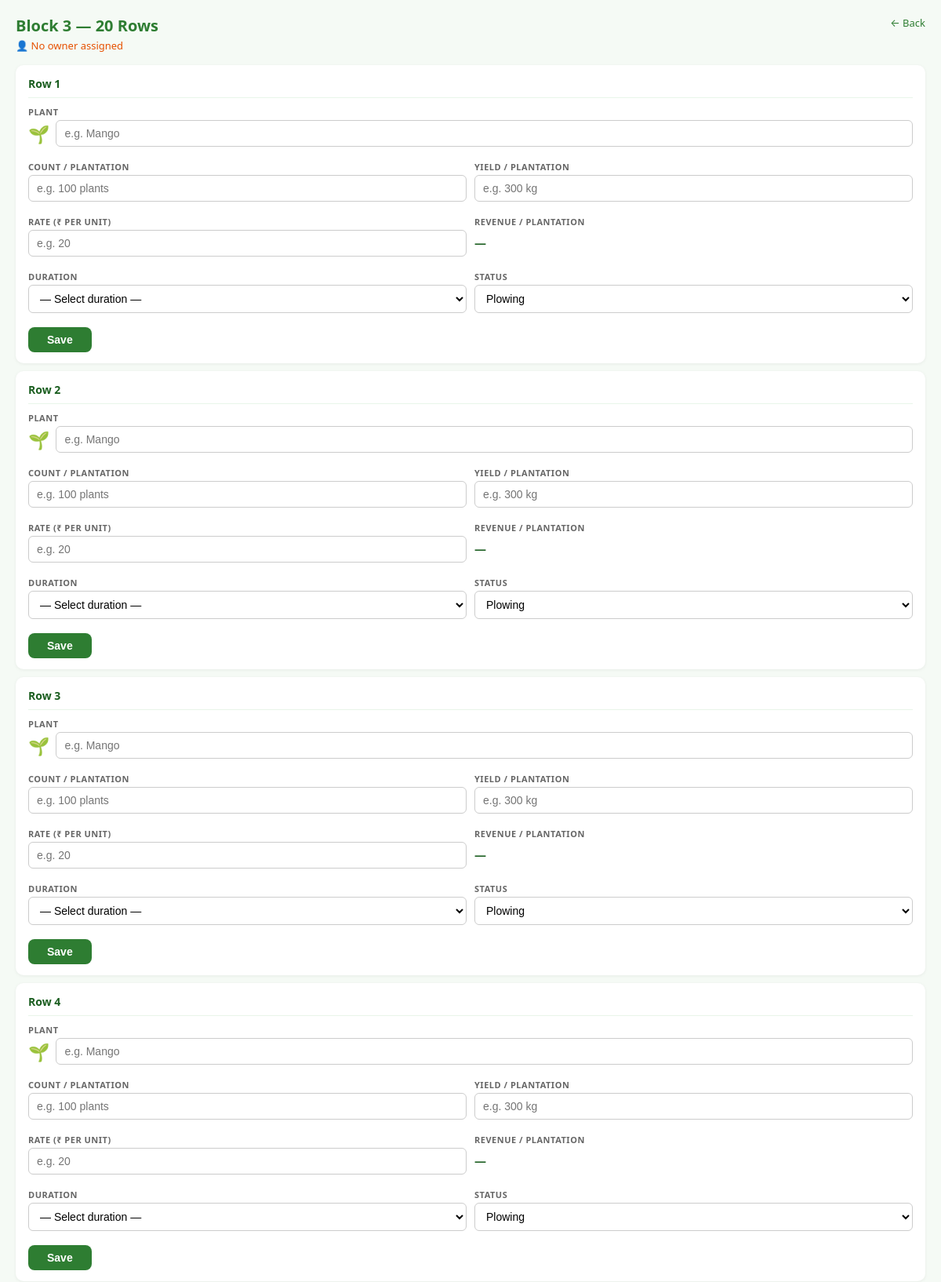
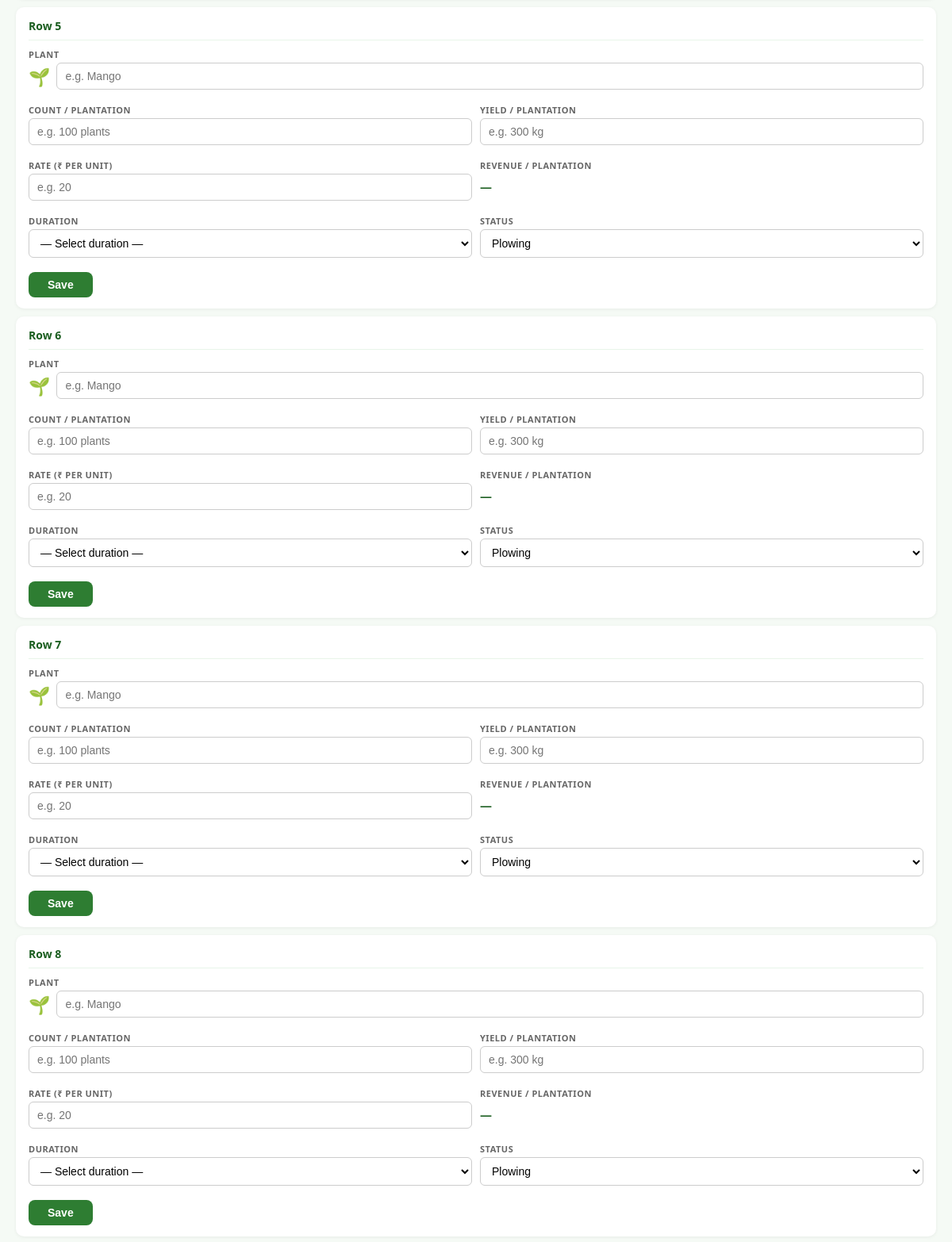
The app's page /block/3/ (signed in, upper part) with its own data (2 pictures, top to bottom).
### farm/models.py (models this page shows, shortened)
class Block(models.Model):
    block_number = models.PositiveIntegerField(unique=True)
    owner = models.ForeignKey(Owner, on_delete=models.SET_NULL,
                              null=True, blank=True, related_name='blocks')
    notes = models.TextField(blank=True)

class Row(models.Model):
    STATUS_CHOICES = [
        ('PLOWING', 'Plowing'),
        ('SEEDING', 'Seeding'),
        ('WATERING', 'Watering'),
        ('READY_TO_HARVEST', 'Ready to Harvest'),
        ('HARVESTED', 'Harvested'),
    ]
    count_per_plantation = models.CharField(
        max_length=50, blank=True,
        help_text="e.g. 100 plants, 101 rows"
    )
    yield_per_plantation = models.CharField(
        max_length=50, blank=True,
        help_text="e.g. 300 kg, 202 bunches"
    )
    rate = models.DecimalField(
        max_digits=10, decimal_places=2,
        null=True, blank=True,
        help_text="Rate per unit (e.g. 20 for ₹20/kg)"
    )
    duration = models.CharField(
        max_length=30, choices=DURATION_CHOICES, blank=True
    )
    @property
    def revenue_per_plantation(self):
        if self.rate is None or self.numeric_yield is None:
            return None
        return float(self.rate) * self.numeric_yield
    @property
    def revenue_display(self):
        r = self.revenue_per_plantation
        if r is None:
            return '—'
        return f"₹{r:,.2f}"
    PLANT_ICONS = {
        'mango': '🥭',
        'coconut': '🌴',
        'coconut tree': '🌴',
        'banana': '🍌',
        'tomato': '🍅',
        'potato': '🥔',
        'onion': '🧅',
        'carrot': '🥕',
        'corn': '🌽',
        'maize': '🌽',
        'rice': '🌾',
        'paddy': '🌾',
        'wheat': '🌾',
        'sugarcane': '🎋',
        'tea': '🍃',
        'coffee': '☕',
        'grape': '🍇',
        'grapes': '🍇',
        'apple': '🍎',
        'orange': '🍊',
        'lemon': '🍋',
        'watermelon': '🍉',
        'strawberry': '🍓',
        'pepper': '🌶️',
        'chilli': '🌶️',
        'chili': '🌶️',
        'brinjal': '🍆',
        'eggplant': '🍆',
        'cucumber': '🥒',
        'pumpkin': '🎃',
        'groundnut': '🥜',
        'peanut': '🥜',
        'sunflower': '🌻',
        'rose': '🌹',
        'flower': '🌸',
        'tulsi': '🌿',
        'herb': '🌿',
    }
    @property
    def plant_icon(self):
        if not self.plant_type:
            return '🌱'   # default seedling
    block = models.ForeignKey(Block, on_delete=models.CASCADE, related_name='rows')
    row_number = models.PositiveIntegerField()
    plant_type = models.CharField(max_length=100, blank=True)
    status = models.CharField(max_length=20, choices=STATUS_CHOICES, default='PLOWING')
    planted_date = models.DateField(null=True, blank=True)
    harvest_date = models.DateField(null=True, blank=True)
    class Meta:
        unique_together = ('block', 'row_number')
        ordering = ['block__block_number', 'row_number']

### farm/views.py (the view, shortened to what this page needs)
# urls.py: path('block/<int:block_number>/', views.block_detail, name='block_detail'),
@login_required
def block_detail(request, block_number):
    block = get_object_or_404(Block, block_number=block_number)
    is_superuser = request.user.is_superuser
    is_staff = request.user.is_staff
    if not (is_superuser or is_staff):
        owner = _owner_for_user(request.user)
        if owner is None or block.owner_id != owner.id:
            return HttpResponseForbidden("You don't have access to this block.")
    can_edit = is_superuser or is_staff
    rows = block.rows.all().order_by('row_number')
    return render(request, 'farm/block_detail.html', {
        'block': block,
        'rows': rows,
        'status_choices': Row.STATUS_CHOICES,
        'duration_choices': DURATION_CHOICES,
        'can_edit': can_edit,
    })

### templates/farm/block_detail.html (shortened to what this page needs)
<!DOCTYPE html>
<html>
<head>
</head>
<body>
    <header>
        <h1>
            Block {{ block.block_number }} — 20 Rows
            {% if block.owner %}
                <span class="owner-info">👤 Owner: <b style="color:#2e7d32;">{{ block.owner.name }}</b></span>
            {% else %}
                <span class="owner-info" style="color:#e65100;">👤 No owner assigned</span>
            {% endif %}
        </h1>
        <a class="back" href="{% url 'dashboard' %}">← Back</a>
    </header>
    {% for row in rows %}
        {% if can_edit %}
            <form class="row-card" method="post">
                <div class="row-head">
                    <span class="row-num">Row {{ row.row_number }}</span>
                </div>
                <div class="fields-grid">
                    <div class="field full">
                        <label>Plant</label>
                        <div class="plant-row">
                            <span class="icon">{{ row.plant_icon }}</span>
                            <input type="text" name="plant_type" value="{{ row.plant_type }}"
                                   placeholder="e.g. Mango" oninput="updateIcon(this)">
                        </div>
                    </div>
                    <div class="field">
                        <label>Count / Plantation</label>
                        <input type="text" name="count_per_plantation"
                               value="{{ row.count_per_plantation }}"
                               placeholder="e.g. 100 plants">
                    </div>
                    <div class="field">
                        <label>Yield / Plantation</label>
                        <input type="text" name="yield_per_plantation"
                               value="{{ row.yield_per_plantation }}"
                               placeholder="e.g. 300 kg">
                    </div>
                    <div class="field">
                        <label>Rate (₹ per unit)</label>
                        <input type="number" name="rate" step="0.01" min="0"
                               value="{% if row.rate %}{{ row.rate }}{% endif %}"
                               placeholder="e.g. 20">
                    </div>
                    <div class="field">
                        <label>Revenue / Plantation</label>
                        <span class="revenue-value revenue-live">{{ row.revenue_display }}</span>
                    </div>
                    <div class="field">
                        <label>Duration</label>
                        <select name="duration">
                            {% for code, label in duration_choices %}
                                <option value="{{ code }}" {% if row.duration == code %}selected{% endif %}>{{ label }}</option>
                            {% endfor %}
                        </select>
                    </div>
                    <div class="field">
                        <label>Status</label>
                        <select name="status">
                            {% for code, label in status_choices %}
                                <option value="{{ code }}" {% if row.status == code %}selected{% endif %}>{{ label }}</option>
                            {% endfor %}
                        </select>
                    </div>
                </div>
                <button type="submit" class="save">Save</button>
            </form>
        {% endif %}
    {% endfor %}
</body>
</html>

### templates/farm/block_detail.html (style rules this page uses)
* { box-sizing: border-box; }
body { font-family: system-ui, -apple-system, sans-serif; background: #f5faf5; margin: 0; padding: 16px; }
header { display: flex; justify-content: space-between; align-items: flex-start; gap: 10px; margin-bottom: 16px; flex-wrap: wrap; }
h1 { color: #2e7d32; margin: 0; font-size: 18px; line-height: 1.3; }
.owner-info { font-size: 13px; color: #555; font-weight: 400; display: block; margin-top: 4px; }
a.back { color: #2e7d32; text-decoration: none; font-size: 13px; white-space: nowrap; }
.row-card { background: white; border-radius: 10px; padding: 12px; margin-bottom: 10px; box-shadow: 0 1px 4px rgba(0,0,0,0.06); }
.row-head { display: flex; justify-content: space-between; align-items: center; margin-bottom: 10px; padding-bottom: 8px; border-bottom: 1px solid #e8f5e9; }
.row-num { font-weight: 700; color: #1b5e20; font-size: 14px; }
.field { margin-bottom: 8px; }
.field label { display: block; font-size: 11px; color: #666; text-transform: uppercase; letter-spacing: 0.5px; margin-bottom: 3px; font-weight: 600; }
.field input, .field select { width: 100%; padding: 8px 10px; border-radius: 6px; border: 1px solid #ccc; font-size: 14px; background: white; }
.plant-row { display: flex; align-items: center; gap: 8px; }
.plant-row .icon { font-size: 22px; flex-shrink: 0; line-height: 1; }
.plant-row input, .plant-row .value { flex: 1; font-size: 14px; color: #333; }
button.save { width: 100%; padding: 10px; background: #2e7d32; color: white; border: none; border-radius: 8px; cursor: pointer; font-size: 14px; font-weight: 600; margin-top: 6px; }
.revenue-value { font-weight: 700; color: #1b5e20; font-size: 15px; display: block; padding: 6px 0; }
@media (min-width: 640px) { body { padding: 20px; } }
@media (min-width: 640px) { h1 { font-size: 20px; } }
@media (min-width: 640px) { .row-card { padding: 14px 16px; } }
@media (min-width: 640px) { .fields-grid { display: grid; grid-template-columns: 1fr 1fr; gap: 10px; } }
@media (min-width: 640px) { .fields-grid .field.full { grid-column: 1 / -1; } }
@media (min-width: 640px) { button.save { width: auto; padding: 8px 24px; margin-top: 10px; } }

### records on screen
Block: block_number "3"
Row: row_number "1", plant_icon "🌱", revenue_display "—", duration "— Select duration —", status "Plowing"
Row: row_number "2", plant_icon "🌱", revenue_display "—", duration "— Select duration —", status "Plowing"
Row: row_number "3", plant_icon "🌱", revenue_display "—", duration "— Select duration —", status "Plowing"
Row: row_number "4", plant_icon "🌱", revenue_display "—", duration "— Select duration —", status "Plowing"
Row: row_number "5", plant_icon "🌱", revenue_display "—", duration "— Select duration —", status "Plowing"
Row: row_number "6", plant_icon "🌱", revenue_display "—", duration "— Select duration —", status "Plowing"
Row: row_number "7", plant_icon "🌱", revenue_display "—", duration "— Select duration —", status "Plowing"
Row: row_number "8", plant_icon "🌱", revenue_display "—", duration "— Select duration —", status "Plowing"
